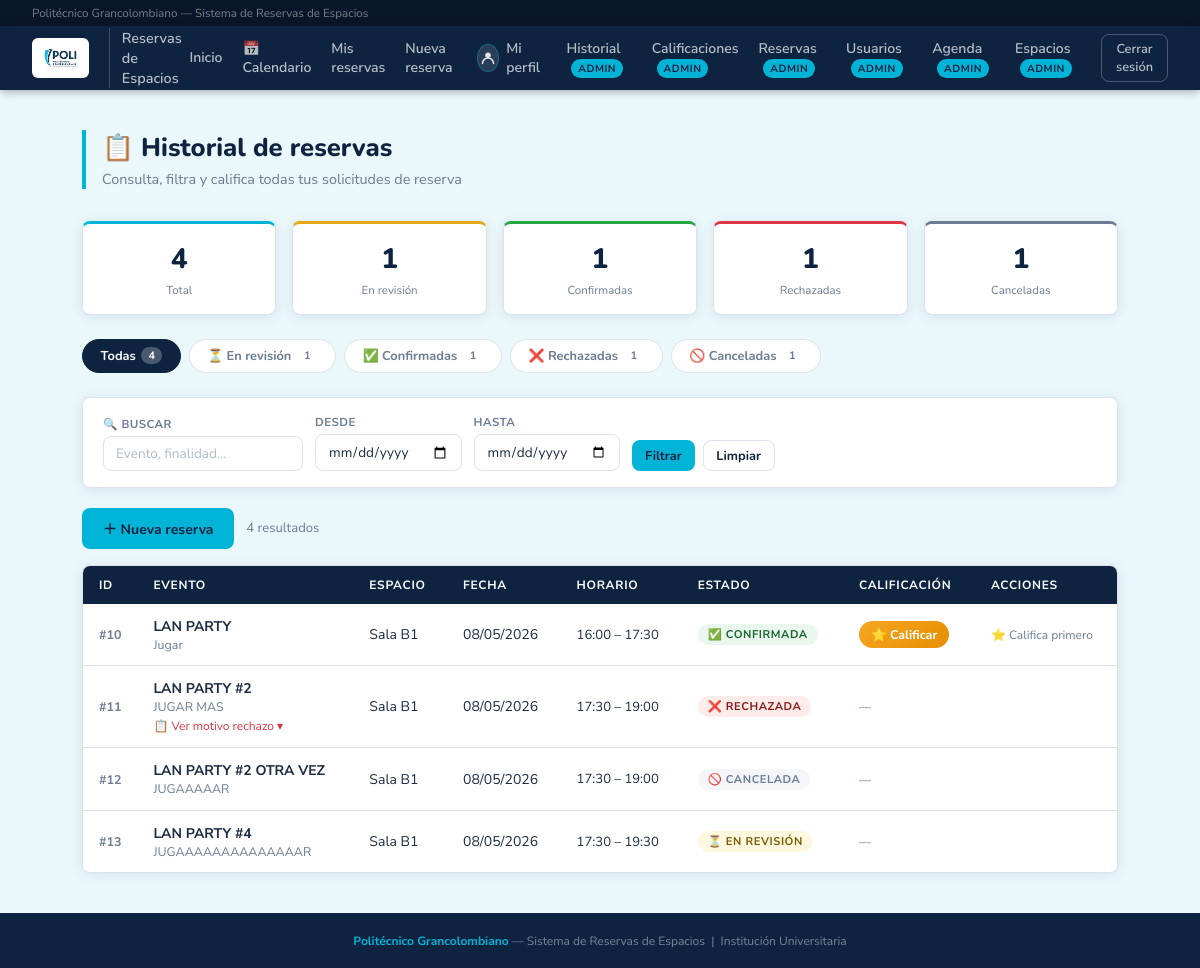
Page /reservas/historial (signed in) on the earlier database version.
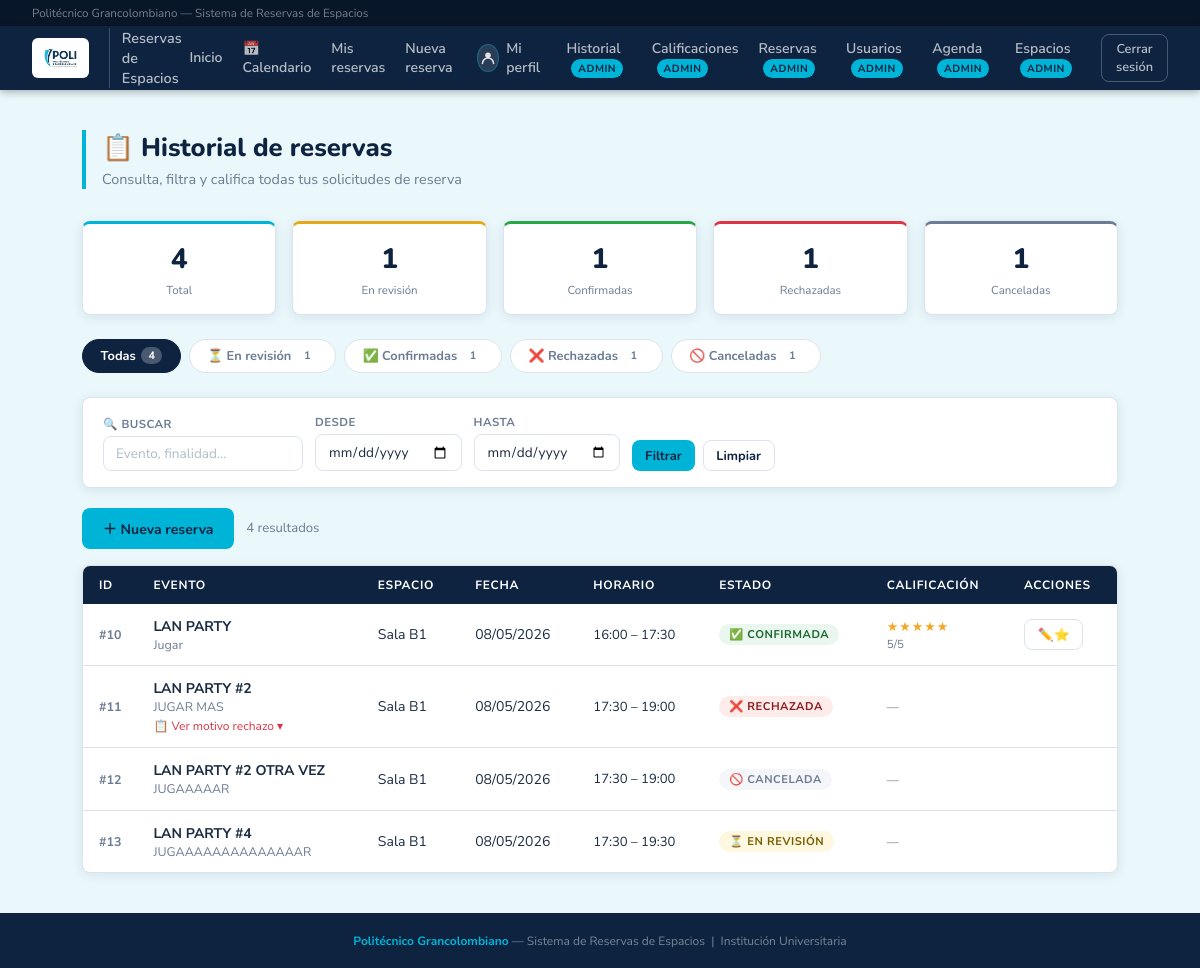
Same page on the later database version.
### database.py (models this page shows, shortened)
class Reserva(Base):
    __tablename__ = "reserva"
    id            = Column(Integer, primary_key=True, autoincrement=True)
    cant_personas = Column(Integer, nullable=False)
    tipo_evento   = Column(String,  nullable=False)
    finalidad     = Column(String,  nullable=True)
    indumentaria          = Column(String, nullable=True)
    servicios_adicionales = Column(String, nullable=True)  # RF-11: sonido, video, sillas, etc.
    justificacion_rechazo = Column(String, nullable=True)  # Razón del rechazo (obligatoria al rechazar)
    fecha        = Column(Date,     nullable=False)
    hora_inicio  = Column(Time,     nullable=False)
    hora_fin     = Column(Time,     nullable=False)
    estado       = Column(String,   nullable=False, default="pendiente")
    usuario_id   = Column(Integer, ForeignKey("usuario.id"), nullable=False)
    usuario            = relationship("Usuario",               back_populates="reservas")
    espacios           = relationship("Espacio",               secondary=reserva_espacio, back_populates="reservas")
    calificacion       = relationship("Calificacion",          back_populates="reserva", uselist=False)
    personas_externas  = relationship("PersonaExternaReserva", back_populates="reserva",
                                      cascade="all, delete-orphan")

class Espacio(Base):
    __tablename__ = "espacio"
    id        = Column(Integer, primary_key=True, autoincrement=True)
    nombre    = Column(String,  nullable=False)
    capacidad = Column(Integer, nullable=False)
    costo_externo = Column(Numeric(12, 2), nullable=True)
    reservas  = relationship("Reserva", secondary=reserva_espacio, back_populates="espacios")

class Calificacion(Base):
    __tablename__ = "calificacion"
    id         = Column(Integer, primary_key=True, autoincrement=True)
    puntuacion = Column(Integer, nullable=False)   # 1 a 5 estrellas
    comentario = Column(String,  nullable=True)
    fecha      = Column(Date,    nullable=False)
    respuesta_admin = Column(String, nullable=True)
    reserva_id = Column(Integer, ForeignKey("reserva.id"), unique=True, nullable=False)
    reserva    = relationship("Reserva", back_populates="calificacion")

### app.py (the view)
@app.route("/reservas/historial")
@requiere_login
def historial_reservas():
    u = usuario_logueado()
    estado     = request.args.get("estado", "")
    fecha_desde = request.args.get("fecha_desde", "")
    fecha_hasta = request.args.get("fecha_hasta", "")
    busqueda    = request.args.get("busqueda", "").strip()
    query = db.query(Reserva).filter_by(usuario_id=u.id)
    if estado:
        query = query.filter(Reserva.estado == estado)
    if fecha_desde:
        try:
            fd = datetime.strptime(fecha_desde, "%Y-%m-%d").date()
            query = query.filter(Reserva.fecha >= fd)
        except ValueError:
            pass
    if fecha_hasta:
        try:
            fh = datetime.strptime(fecha_hasta, "%Y-%m-%d").date()
            query = query.filter(Reserva.fecha <= fh)
        except ValueError:
            pass
    if busqueda:
        query = query.filter(
            Reserva.tipo_evento.ilike(f"%{busqueda}%") |
            Reserva.finalidad.ilike(f"%{busqueda}%")
        )
    reservas = query.order_by(Reserva.fecha.desc()).all()
    conteos = {
        "todas":     db.query(Reserva).filter_by(usuario_id=u.id).count(),
        "pendiente": db.query(Reserva).filter_by(usuario_id=u.id, estado="pendiente").count(),
        "aprobada":  db.query(Reserva).filter_by(usuario_id=u.id, estado="aprobada").count(),
        "rechazada": db.query(Reserva).filter_by(usuario_id=u.id, estado="rechazada").count(),
        "cancelada": db.query(Reserva).filter_by(usuario_id=u.id, estado="cancelada").count(),
    }
    hoy = date.today()
    ahora = datetime.now()
    finalizadas_ids = {r.id for r in reservas if reserva_ha_finalizado(r)}
    return render_template(
        "historial_reservas.html",
        usuario=u,
        reservas=reservas,
        conteos=conteos,
        hoy=hoy,
        ahora=ahora,
        finalizadas_ids=finalizadas_ids,
        filtro_estado=estado,
        filtro_fecha_desde=fecha_desde,
        filtro_fecha_hasta=fecha_hasta,
        filtro_busqueda=busqueda,
    )

### app.py (called while the page is built)
@app.after_request
def agregar_headers_no_cache(response):
    response.headers["Cache-Control"] = "no-store, no-cache, must-revalidate, max-age=0, post-check=0, pre-check=0"
    response.headers["Pragma"] = "no-cache"
    response.headers["Expires"] = "-1"
    return response

@app.before_request
def limpiar_sesion_al_iniciar():
    if not app.config.get("SESION_LIMPIADA"):
        session.clear()
        app.config["SESION_LIMPIADA"] = True
        _cargar_espacios_predefinidos()

def reserva_ha_finalizado(reserva):
    return datetime.now() > datetime.combine(reserva.fecha, reserva.hora_fin)

def usuario_logueado():
    uid = session.get("usuario_id")
    if uid:
        return db.get(Usuario, uid)
    return None

def requiere_login(f):
    from functools import wraps
    @wraps(f)
    def wrapper(*args, **kwargs):
        if not usuario_logueado():
            flash("Debes iniciar sesión primero.", "warning")
            return redirect(url_for("login"))
        return f(*args, **kwargs)
    return wrapper

### templates/historial_reservas.html (shortened to what the changed rows need)
{% extends "base.html" %}
{% block content %}
<div class="page-header">
  <h1>📋 Historial de reservas</h1>
</div>
{% if reservas %}
<div class="card" style="padding:0; overflow:hidden;">
  <table>
    <thead>
      <tr>
        <th style="width:48px;">ID</th>
        <th>Evento</th>
        <th>Espacio</th>
        <th>Fecha</th>
        <th>Horario</th>
        <th>Estado</th>
        <th>Calificación</th>
        <th>Acciones</th>
      </tr>
    </thead>
    <tbody>
      {% for r in reservas %}
      {% set ya_finalizo = r.id in finalizadas_ids %}
      {% set puede_calificar = (r.estado == 'aprobada' and ya_finalizo and not r.calificacion) %}
      <tr id="row-{{ r.id }}">
        <td style="color:var(--muted); font-size:.78rem; font-weight:700;">#{{ r.id }}</td>
        <td>
          <strong>{{ r.tipo_evento }}</strong>
          {% if r.finalidad %}
          <div style="font-size:.78rem; color:var(--muted);">{{ r.finalidad }}</div>
          {% endif %}
        </td>
        <td>{{ r.espacios[0].nombre if r.espacios else '—' }}</td>
        <td style="white-space:nowrap;">{{ r.fecha.strftime('%d/%m/%Y') }}</td>
        <td style="font-size:.82rem; white-space:nowrap;">
          {{ r.hora_inicio.strftime('%H:%M') }} – {{ r.hora_fin.strftime('%H:%M') }}
        </td>
        <td>
          {% if r.estado == 'pendiente' %}
            <span class="pill" style="background:#fff8e1;color:#7a5c00;">⏳ En revisión</span>
          {% elif r.estado == 'aprobada' %}
            <span class="pill" style="background:#eaf7ee;color:#1a6630;">✅ Confirmada</span>
          {% elif r.estado == 'rechazada' %}
            <span class="pill" style="background:#fdecea;color:#8b1a1a;">❌ Rechazada</span>
          {% elif r.estado == 'cancelada' %}
            <span class="pill" style="background:#f4f6f9;color:var(--muted);">🚫 Cancelada</span>
          {% endif %}
        </td>
        <td style="min-width:120px;">
          {% if r.calificacion %}
            <div class="stars-display small">
              {% for i in range(1,6) %}{{ '★' if i <= r.calificacion.puntuacion else '☆' }}{% endfor %}
            </div>
            <div style="font-size:.72rem; color:var(--muted);">{{ r.calificacion.puntuacion }}/5</div>
          {% elif puede_calificar %}
            <a href="{{ url_for('calificar_reserva', rid=r.id) }}" class="btn-rate">⭐ Calificar</a>
          {% else %}
            <span style="font-size:.75rem; color:var(--muted);">—</span>
          {% endif %}
        </td>
        <td>
          <div style="display:flex; gap:.4rem; flex-wrap:wrap;">
            {% if not ya_finalizo and r.estado in ['pendiente', 'aprobada'] %}
              {% if r.estado == 'pendiente' %}
              <a href="{{ url_for('modificar_reserva', rid=r.id) }}" class="btn btn-secondary btn-sm">✏️</a>
              {% endif %}
              <form method="POST" action="{{ url_for('cancelar_reserva', rid=r.id) }}"
                    onsubmit="return confirm('¿Seguro que deseas cancelar esta reserva?')">
                <button type="submit" class="btn btn-danger btn-sm">🚫</button>
              </form>
            {% elif ya_finalizo and r.estado == 'aprobada' and not r.calificacion %}
              <span style="font-size:.75rem; color:var(--muted);">⭐ Califica primero</span>
            {% endif %}
            {% if r.calificacion and ya_finalizo %}
            <a href="{{ url_for('calificar_reserva', rid=r.id) }}" class="btn btn-secondary btn-sm" title="Editar calificación">✏️⭐</a>
            {% endif %}
          </div>
        </td>
      </tr>
      {% endfor %}
    </tbody>
  </table>
</div>
{% endif %}
{% endblock %}

Differences in the rows shown:
shown differently, row unchanged: Reserva "LAN PARTY": calificacion.puntuacion (not shown) → "5"; text "⭐ Calificar ⭐ Califica primero" → "/5 ✏️⭐"
added Calificacion: puntuacion "★" "★" "★" "★" "★"
